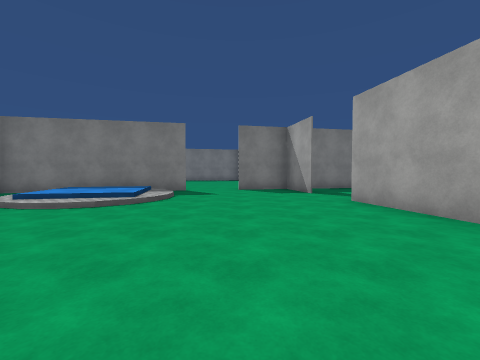
View 1 (above)

21 first-person views from a walk through a 3-D level made in the Unity game engine. The camera is 1.4 m above the floor, tilts 2° down and sees 90° across. The floor is counted in squares, 2 m on a side. Each view is taken from the middle of a square. On the plan, view 1 faces up. The plan holds only what a view shows up to about 9 squares ahead; the rest is blank. The place goes on beyond the plan. The player is left out. Door leaves are left out, so doorways stand open. Surface patterns are stand-ins for the level's own textures.

View 2
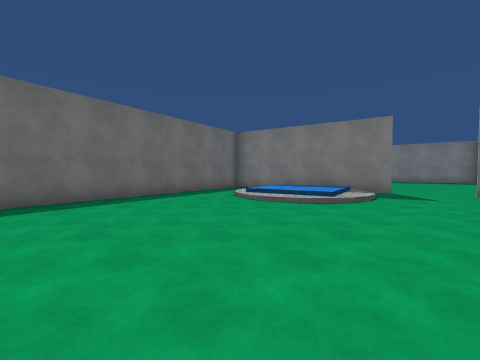

View 3
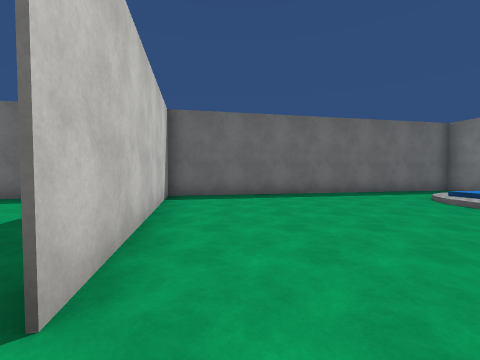

View 4
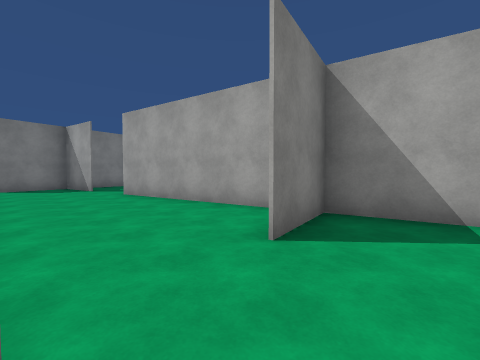

View 5
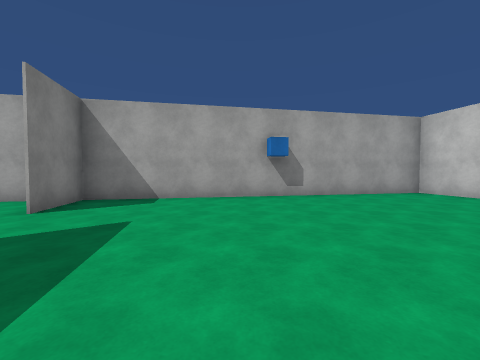

View 6
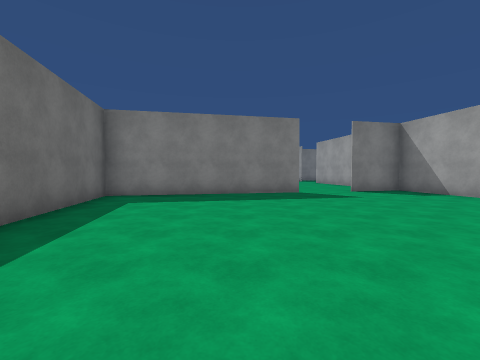

View 7
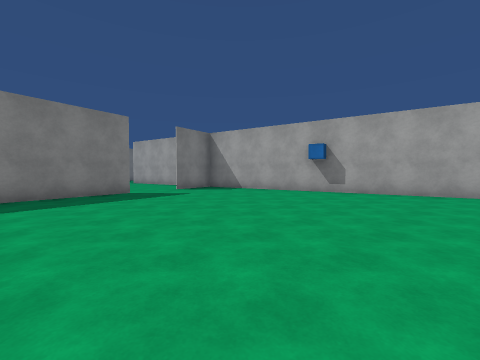

View 8
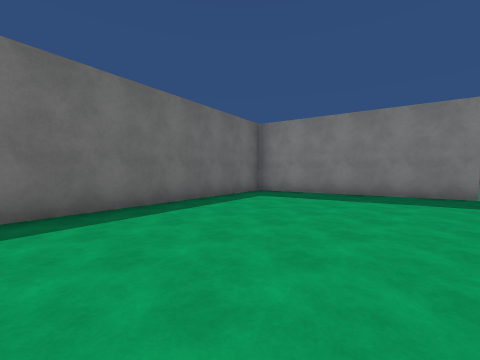

View 9
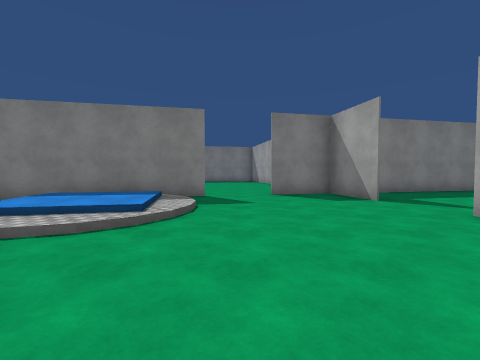

View 10
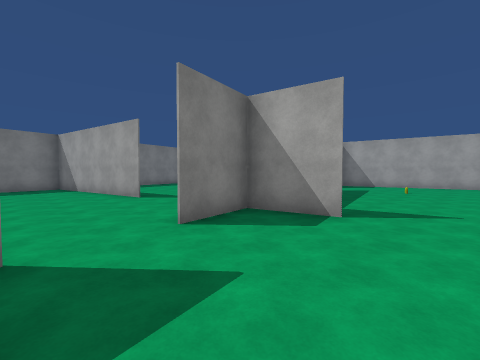

View 11
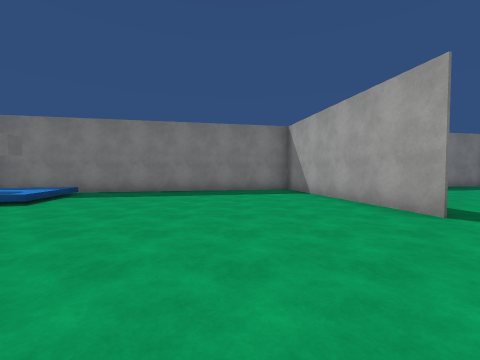

View 12
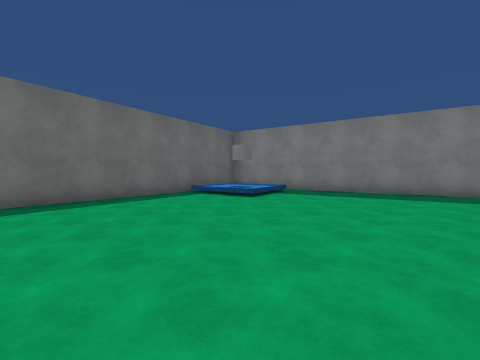

View 13
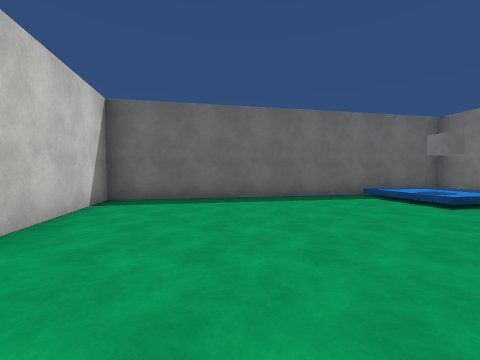

View 14
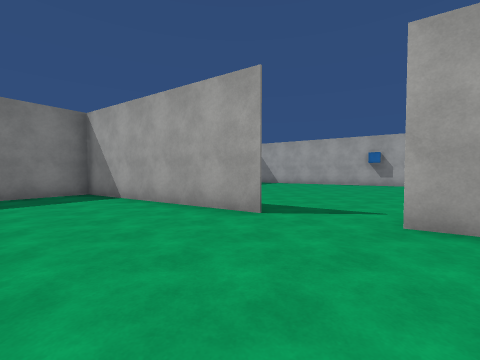

View 15
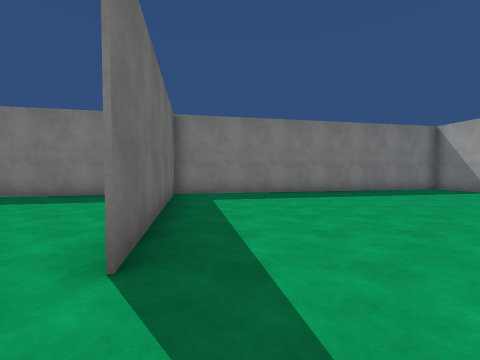

View 16
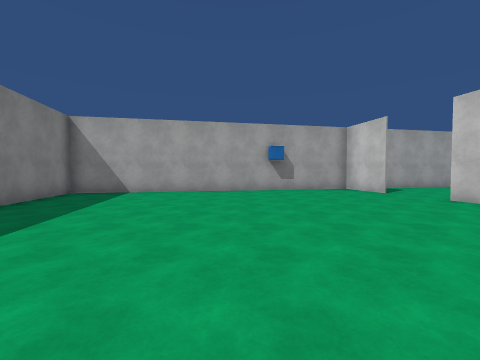

View 17
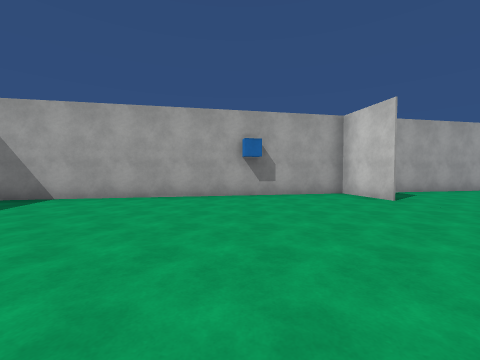

View 18
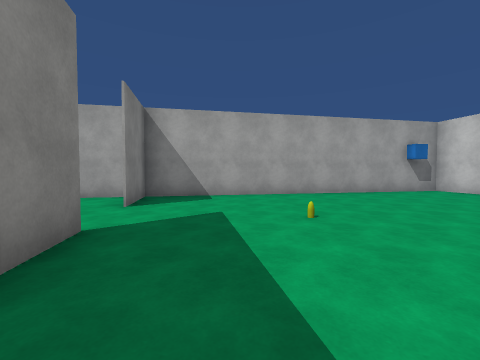

View 19
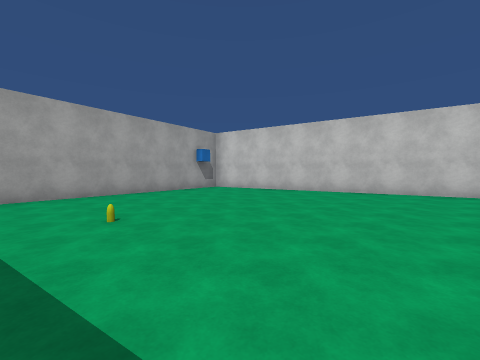

View 20
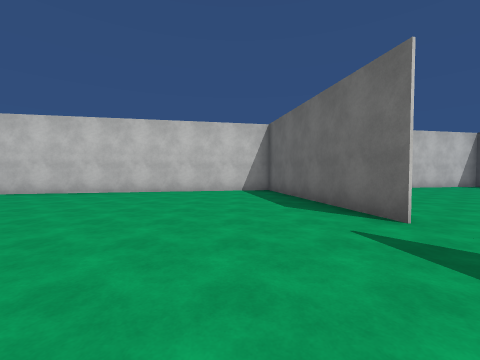

View 21
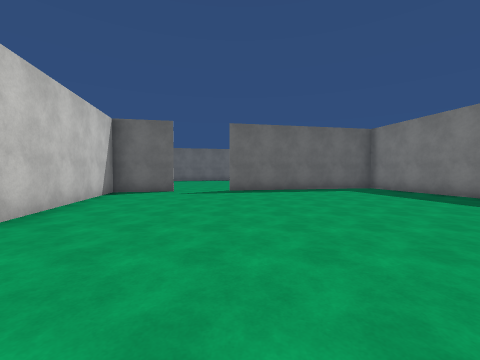

### Floor plan
Key: @ floor where view 1 was taken; # wall or solid block; . main floor; : floor 0.5 m higher than the main floor; / step, stairs or slope; D open door.
Columns run from 10 left of view 1 to 14 right of it. Each row starts with its distance up from view 1.
 21              ######.#
 20         ######......#
 19    ######.#.........##
 18 ####......#..........#
 17 #///......##.........#
 16 #/:/.......#.........#
 15 #///.......#.........##
 14 ##.........#..........#
 13  #.........D..........#
 12  #.........D.........##
 11  #..........#...##DD###
 10  #..........#####.....##
  9  ##...##DDD##..........#
  8   #####/....#..........#
  7   #. /://...D..........#
  6   #.//::/....D.........#
  5   #..///.....#.........##
  4   ##.........#..........#
  3    #.........#..........#
  2    #.........##.........#
  1    #..........#....######
  0    #......@.########
 -1    ##..###DDD.##
 -2     ####.......#
 -3     #..........#
 -4     #..........#
 -5     #..........#
 -6     ##.........##
 -7      #..........#
 -8      #..........#
 -9      #..........#

Where each view was taken, in squares from view 1:
view 1: 0 up, 0 right, facing up
view 2: 0 up, 0 right, facing up-left
view 3: 0 up, 1 right, facing left
view 4: 2 down, 0 right, facing up-right
view 5: 4 down, 2 left, facing right
view 6: 9 down, 2 left, facing up
view 7: 9 down, 3 left, facing up-right
view 8: 9 down, 0 right, facing up-left
view 9: 2 up, 1 left, facing up
view 10: 6 up, 2 left, facing up-right
view 11: 10 up, 2 left, facing up
view 12: 10 up, 2 left, facing up-left
view 13: 11 up, 2 left, facing left
view 14: 11 up, 2 left, facing up-right
view 15: 12 up, 2 right, facing up
view 16: 16 up, 2 right, facing right
view 17: 15 up, 4 right, facing right
view 18: 9 up, 5 right, facing right
view 19: 9 up, 5 right, facing down-right
view 20: 9 up, 5 right, facing down
view 21: 14 up, 10 right, facing left
